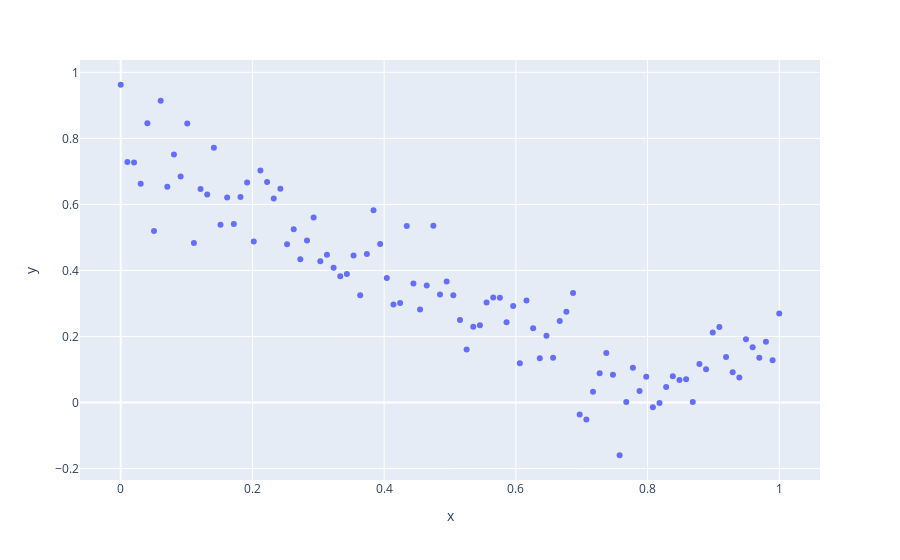

Write notebook code for a chart like this one.
### Markdown cell above
## **DECREASING EXAMPLE**

### Code cell
np.random.seed(1)
x = np.linspace(0,1,100)
xtest = np.linspace(0,1,1000)
y =  np.abs(x-0.8) + np.random.normal(scale=0.1, size=len(x))
px.scatter(x=x, y=y)
